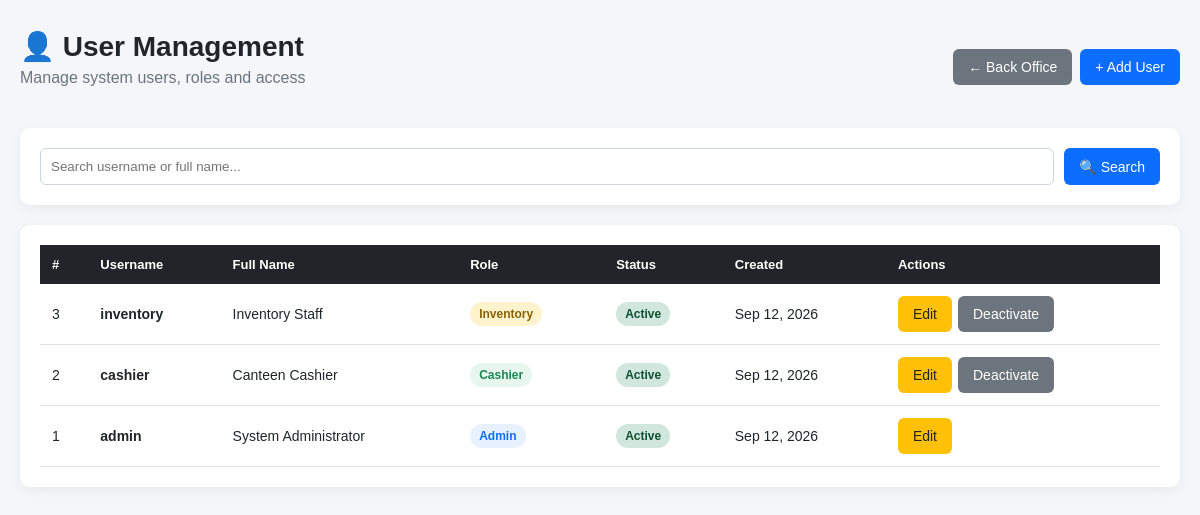
Screenshot of /users/index.php (signed in) with the database file from the repository.
### tables this page shows
CREATE TABLE users (
    id INT UNSIGNED AUTO_INCREMENT PRIMARY KEY,

    username VARCHAR(50) NOT NULL UNIQUE,

    password VARCHAR(255) NOT NULL,

    full_name VARCHAR(100) NOT NULL,

    role ENUM(
        'admin',
        'cashier',
        'inventory'
    ) NOT NULL DEFAULT 'cashier',

    status ENUM(
        'active',
        'inactive'
    ) NOT NULL DEFAULT 'active',

    created_at TIMESTAMP DEFAULT CURRENT_TIMESTAMP,

    updated_at TIMESTAMP DEFAULT CURRENT_TIMESTAMP
        ON UPDATE CURRENT_TIMESTAMP

);

### users/index.php (the view, shortened to what this page needs)
<?php
require_once __DIR__ . '/../includes/db.php';
$search = trim($_GET['search'] ?? '');
if ($search !== '') {
    $stmt = $pdo->prepare("
        SELECT id, username, full_name, role, status, created_at
        FROM users
        WHERE username LIKE ?
           OR full_name LIKE ?
        ORDER BY id DESC
    ");
    $keyword = "%{$search}%";
    $stmt->execute([
        $keyword,
        $keyword
    ]);
} else {
    $stmt = $pdo->query("
        SELECT id, username, full_name, role, status, created_at
        FROM users
        ORDER BY id DESC
    ");
}
$users = $stmt->fetchAll(PDO::FETCH_ASSOC);
?>
<!DOCTYPE html>
<html lang="en">
<head>
</head>
<body>
<div class="container">
    <div class="header">
        <div>
            <h1>
                👤 User Management
            </h1>
            <p>
                Manage system users, roles and access
            </p>
        </div>
        <div class="actions">
            <a
                href="../index.php"
                class="btn btn-secondary"
            >
                ← Back Office
            </a>
            <a
                href="add.php"
                class="btn btn-primary"
            >
                + Add User
            </a>
        </div>
    </div>
    <div class="card">
        <form
            method="GET"
            class="search-form"
        >
            <input
                type="text"
                name="search"
                placeholder="Search username or full name..."
                value="<?= htmlspecialchars($search) ?>"
            >
            <button
                type="submit"
                class="btn btn-primary"
            >
                🔍 Search
            </button>
        </form>
    </div>
    <div class="card">
        <div class="table-wrapper">
            <table>
                <thead>
                    <tr>
                        <th>#</th>
                        <th>Username</th>
                        <th>Full Name</th>
                        <th>Role</th>
                        <th>Status</th>
                        <th>Created</th>
                        <th>Actions</th>
                    </tr>
                </thead>
                <tbody>
                <?php if (!$users): ?>
                    <tr>
                        <td
                            colspan="7"
                            class="empty"
                        >
                            No users found.
                        </td>
                    </tr>
                <?php else: ?>
                    <?php foreach ($users as $user): ?>
                        <tr>
                            <td>
                                <?= (int)$user['id'] ?>
                            </td>
                            <td>
                                <strong>
                                    <?= htmlspecialchars(
                                        $user['username']
                                    ) ?>
                                </strong>
                            </td>
                            <td>
                                <?= htmlspecialchars(
                                    $user['full_name']
                                ) ?>
                            </td>
                            <td>
                                <span
                                    class="badge badge-<?= htmlspecialchars(
                                        $user['role']
                                    ) ?>"
                                >
                                    <?= ucfirst(
                                        $user['role']
                                    ) ?>
                                </span>
                            </td>
                            <td>
                                <?php if ($user['status'] === 'active'): ?>
                                    <span class="badge badge-active">
                                        Active
                                    </span>
                                <?php else: ?>
                                    <span class="badge badge-inactive">
                                        Inactive
                                    </span>
                                <?php endif; ?>
                            </td>
                            <td>
                                <?= date(
                                    'M d, Y',
                                    strtotime(
                                        $user['created_at']
                                    )
                                ) ?>
                            </td>
                            <td>
                                <div class="actions-cell">
                                    <a
                                        href="edit.php?id=<?= (int)$user['id'] ?>"
                                        class="btn btn-warning"
                                    >
                                        Edit
                                    </a>
                                    <?php if (
                                        (int)$user['id']
                                        !==
                                        (int)$_SESSION['user_id']
                                    ): ?>
                                        <a
                                            href="toggle.php?id=<?= (int)$user['id'] ?>"
                                            class="btn btn-secondary"
                                            onclick="return confirm('Change this user status?')"
                                        >
                                            <?= $user['status'] === 'active'
                                                ? 'Deactivate'
                                                : 'Activate'
                                            ?>
                                        </a>
                                    <?php endif; ?>
                                </div>
                            </td>
                        </tr>
                    <?php endforeach; ?>
                <?php endif; ?>
                </tbody>
            </table>
        </div>
    </div>
</div>
</body>
</html>

### users/index.php (style rules this page uses)
* { box-sizing: border-box; }
body { margin: 0; background: #f4f6f9; font-family: Arial, Helvetica, sans-serif; color: #212529; }
.container { max-width: 1300px; margin: 30px auto; padding: 0 20px; }
.header { display: flex; justify-content: space-between; align-items: center; margin-bottom: 25px; gap: 15px; }
.header h1 { margin: 0; font-size: 28px; }
.header p { color: #6c757d; margin-top: 6px; }
.actions { display: flex; gap: 8px; }
.btn { display: inline-block; padding: 10px 15px; border-radius: 6px; text-decoration: none; border: none; cursor: pointer; font-size: 14px; }
.btn-primary { background: #0d6efd; color: white; }
.btn-secondary { background: #6c757d; color: white; }
.btn-warning { background: #ffc107; color: #212529; }
.card { background: white; padding: 20px; border-radius: 10px; box-shadow: 0 3px 12px rgba(0,0,0,.06); margin-bottom: 20px; }
.search-form { display: flex; gap: 10px; }
.search-form input { flex: 1; padding: 10px; border: 1px solid #ced4da; border-radius: 6px; }
.table-wrapper { overflow-x: auto; }
table { width: 100%; border-collapse: collapse; }
th { background: #212529; color: white; padding: 12px; text-align: left; font-size: 13px; }
td { padding: 12px; border-bottom: 1px solid #dee2e6; font-size: 14px; }
.badge { display: inline-block; padding: 5px 9px; border-radius: 20px; font-size: 12px; font-weight: bold; }
.badge-admin { background: #e7f1ff; color: #0d6efd; }
.badge-cashier { background: #e8f7ee; color: #198754; }
.badge-inventory { background: #fff3cd; color: #856404; }
.badge-active { background: #d1e7dd; color: #0f5132; }
.actions-cell { display: flex; gap: 6px; flex-wrap: wrap; }

### rows the page displays
users: id "3", username "inventory", full_name "Inventory Staff", role "Inventory", status "Active", created_at "Sep 12, 2026"
users: id "2", username "cashier", full_name "Canteen Cashier", role "Cashier", status "Active", created_at "Sep 12, 2026"
users: id "1", username "admin", full_name "System Administrator", role "Admin", status "Active", created_at "Sep 12, 2026"
